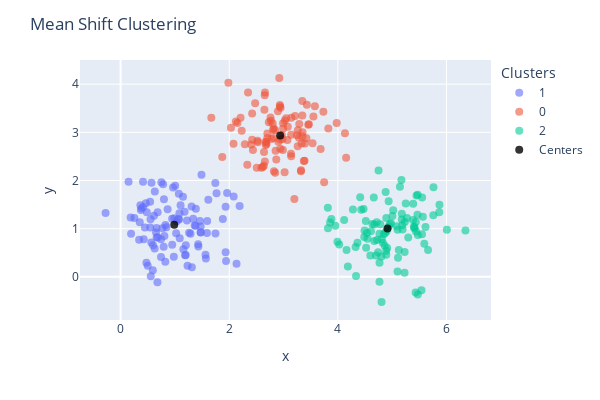

The cell this chart's notebook holds for it:
### Code cell
cv_X1.plot_clusters(labels1, cluster_centers1, title='Mean Shift Clustering')
